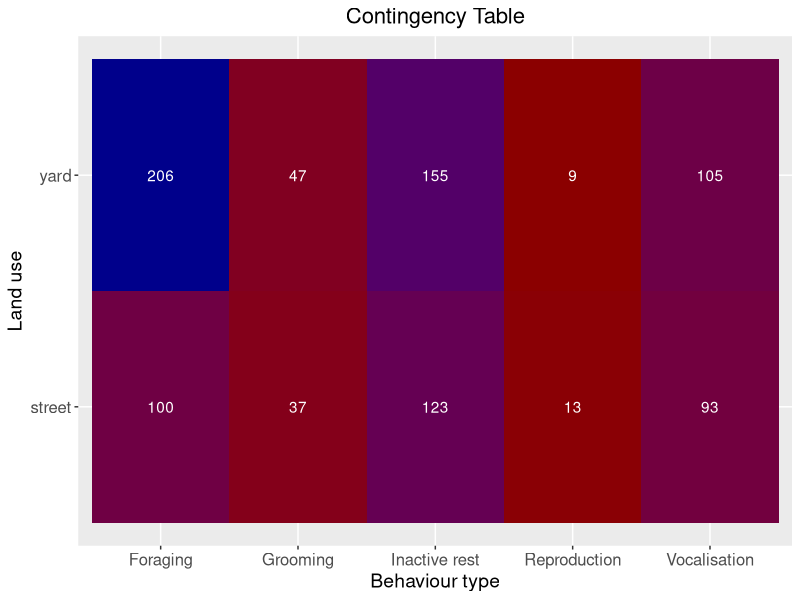

This chart was generated by the following R code: (Note: this script raises an error after producing the figure.)
# In this script we investigate whether bird behaviour patterns 
# differ between yards and ROWs dependent on season

# Packages used: 
library(tidyverse)
library(ggplot2)
library(pheatmap)




# Reading in the data
data_global <- read.csv("2-Cleaned_data/cleaned_df.csv") 




#===================================================#
            # CREATING THE DF (SPRING)#
#===================================================#


spring <- subset(data_global, Season == "Spring")

spring <- spring %>% 
  # Removing rows with NA in bird code and behaviour columns
  drop_na(c(Bird.code, Behaviour.type)) %>% 
  # Removing rows where behaviour type was unknown since this is 
  # not a 'behaviour' we want to evaluate biologically
  filter(!grepl("Unknown", Behaviour.type))







#=======================================================#
          # 1. CREATING CONTINGENCY TABLE #
#=======================================================#


# Creating a contingency table showing the frequency of each 
# behaviour + land use combination
spchsq_contingency_table <- table(spring$Landtype,spring$Behaviour.type)


# Transforming the contingency table into a df
spchsq_contingency_table <- as.data.frame(spchsq_contingency_table)


# Plot of the contingency table
ggplot(spchsq_contingency_table, aes(x = Var2, y = Var1, fill = Freq)) +
  geom_tile() +
  geom_text(aes(label = Freq), color = "white") +
  scale_fill_gradient(low = "red4", high = "blue4") +
  labs(title = "Contingency Table",
       x = "Behaviour type", y = "Land use") +
  theme(
    legend.position = "none",
    plot.title = element_text(size = 16, hjust = 0.5),
    axis.title = element_text(size = 14),
    axis.text = element_text(size = 12),
    strip.text = element_text(size = 12)  
  )


#=======================================================#
          # 2. PEARSONS CHI SQ TEST #
#=======================================================#

spchisq_results <- chisq.test(spchsq_contingency_table)
print(spchisq_results)



# The following code is double-checking sample sizes to ensure there is enough
# Any cells with less than a count of 10
any(spchisq_results$expected < 10) 
# All combinations of land use type and behaviour have at least 10 observation
sum(spchsq_contingency_table) 




#==================================================#
        # PEARSON RESIDUALS AND COUNTS #
#==================================================#


spobserved_counts <- spchisq_results$observed
print(spobserved_counts)

spexpected_counts <- spchisq_results$expected
print(spexpected_counts)

# The residuals identify categories with the largest discrepancies
# and so identify what behaviours are driving the difference

# Positive residuals: observed is higher than expected
# Negative residuals: observed is lower than expected
# Close to zero residual = variables (land use and behaviour type) are independent from each other

# Standardized pearson's residuals
spchisq_results$stdres



#=========================================================#
                # CONTRIBUTION TABLE #
#=========================================================#

# Calculate contribution to chi-square statistic
spcontributions <- (spobserved_counts - spexpected_counts)^2 / spexpected_counts

# Calculate percentage contributions
sptotal_chi_square <- spchisq_results$statistic
sppercentage_contributions <- 100 * spcontributions / sptotal_chi_square

# Print percentage contributions
print("Percentage Contributions:")
print(round(sppercentage_contributions, 2))




#=========================================================#
                        # HEATMAP #
#=========================================================#

# Heatmap visualising the contribution of different combinations 
pheatmap(sppercentage_contributions,
         display_numbers = TRUE,
         cluster_rows = FALSE,
         cluster_cols = FALSE,
         main = "Percentage Contribution to Chi-Square Statistic")






#===============================================================#
                  # CREATING THE DF (SUMMER) #
#==============================================================#




summer <- subset(data_global, Season == "Summer")

summer <- summer %>% 
  # Removing rows with NA in bird code and behaviour columns
  drop_na(c(Bird.code, Behaviour.type)) %>% 
  # Removing rows where behaviour type was unknown since this is 
  # not a 'behaviour' we want to evaluate biologically
  filter(!grepl("Unknown", Behaviour.type))







#=======================================================#
        # 1. CREATING CONTINGENCY TABLE #
#=======================================================#


# Creating a contingency table showing the frequency of each 
# behaviour + land use combination
suchsq_contingency_table <- table(summer$Landtype,summer$Behaviour.type)


# Transforming the contingency table into a df
suchsq_contingency_df <- as.data.frame(suchsq_contingency_table)


# Plot of the contingency table
ggplot(suchsq_contingency_df, aes(x = Var2, y = Var1, fill = Freq)) +
  geom_tile() +
  geom_text(aes(label = Freq), color = "white") +
  scale_fill_gradient(low = "red4", high = "blue4") +
  labs(title = "Contingency Table",
       x = "Behaviour type", y = "Land use") +
  theme(
    legend.position = "none",
    plot.title = element_text(size = 16, hjust = 0.5),
    axis.title = element_text(size = 14),
    axis.text = element_text(size = 12),
    strip.text = element_text(size = 12)  
  )


#=======================================================#
          # 2. PEARSONS CHI SQ TEST #
#=======================================================#

suchisq_results <- chisq.test(suchsq_contingency_table)
print(suchisq_results)



# The following code is double-checking sample sizes to ensure there is enough
# Any cells with less than a count of 10
any(suchisq_results$expected < 10) 
# All combinations of land use type and behaviour have at least 10 observation
sum(suchsq_contingency_table) 




#==================================================#
        # PEARSON RESIDUALS AND COUNTS #
#==================================================#


suobserved_counts <- suchisq_results$observed
print(suobserved_counts)

suexpected_counts <- suchisq_results$expected
print(suexpected_counts)

# The residuals identify categories with the largest discrepancies
# and so identify what behaviours are driving the difference

# Positive residuals: observed is higher than expected
# Negative residuals: observed is lower than expected
# Close to zero residual = variables (land use and behaviour type) are independent from each other

# Standardized pearson's residuals
suchisq_results$stdres



#=========================================================#
              # CONTRIBUTION TABLE #
#=========================================================#

# Calculate contribution to chi-square statistic
sucontributions <- (suobserved_counts - suexpected_counts)^2 / suexpected_counts

# Calculate percentage contributions
sutotal_chi_square <- suchisq_results$statistic
supercentage_contributions <- 100 * sucontributions / sutotal_chi_square

# Print percentage contributions
print("Percentage Contributions:")
print(round(supercentage_contributions, 2))




#=========================================================#
                      # HEATMAP #
#=========================================================#

# Heatmap visualising the contribution of different combinations 
pheatmap(supercentage_contributions,
         display_numbers = TRUE,
         cluster_rows = FALSE,
         cluster_cols = FALSE,
         main = "Percentage Contribution to Chi-Square Statistic")
